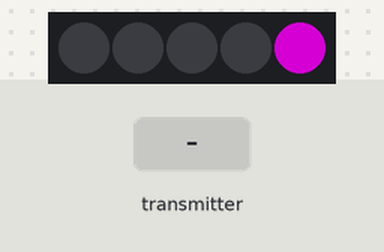
Bench run of a sketch on a simulated ESP32. Parts: 5 RGB LEDs in strip order, left to right. Inputs (shaded band) come from the test bench. Dim RGB values are drawn brighter than linear; WiFi joins after 1.5 s; servers stay silent unless stated; EEPROM starts erased; what the sketch prints to the serial monitor is not drawn.

Above: at 3.3 s.
4.8 s: the transmitter starts sending brightness = 64
At 5.8 s:
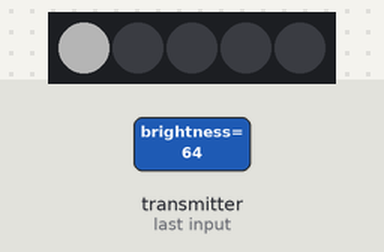
6.3 s: the transmitter starts sending width = 128
At 7.0 s:
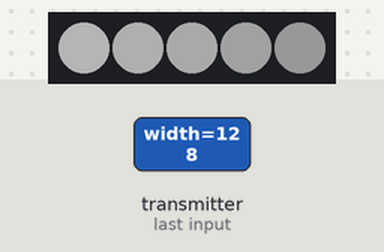
7.8 s: the transmitter starts sending position = 64
At 8.2 s:
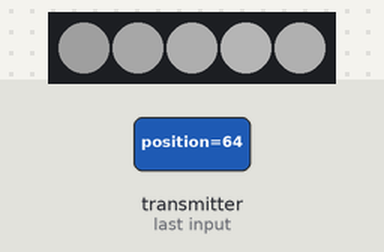
9.3 s: the transmitter starts sending brightness = 128
At 10.5 s:
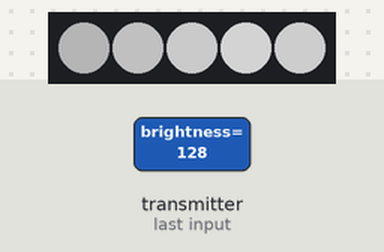
10.8 s: the transmitter starts sending position = 0
At 11.8 s:
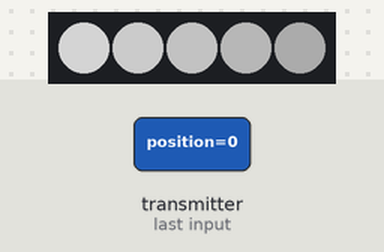
12.3 s: the transmitter starts sending width = 0
At 13.0 s:
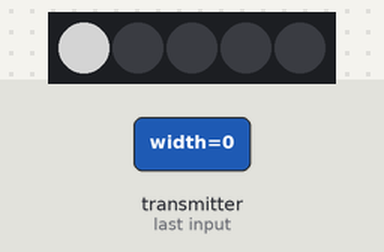
Timing chart, 0 to 14.8 s (numbered marks = the images above; inputs shaded):
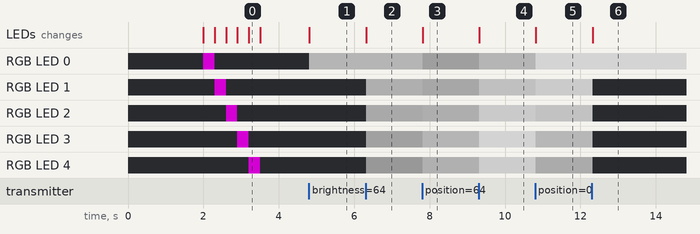

The sketch:

atra-esp.ino
```cpp
#include <FastLED.h>
#if defined(ESP8266)
  #include <ESP8266WiFi.h>
  #include <espnow.h>
#elif defined(ESP32)
  #include <WiFi.h>
  #include <esp_wifi.h>
  #include <esp_now.h>
#endif
#include <EEPROM.h>

#if defined(ESP8266)
  #define LED_STRIP_PIN 12 // Pin where LED strip is connected
#elif defined(ESP32)
  #define LED_STRIP_PIN 27 // Pin where LED strip is connected
#endif

#define MESSAGE_TYPE_BRIGHTNESS 0
#define MESSAGE_TYPE_COLOR 1
#define MESSAGE_TYPE_LED_NUMBER 2

int numLeds = 0;

CRGB leds[60];
int lastBrightness = 0;
int lastPosition = 0;
int lastWidth = 0;

const int updateInterval = 20;  // Update every 20ms
unsigned long lastUpdate = 0;

byte r = 255, g = 255, b = 255;

typedef struct struct_message
{
  uint8_t messageType;
  uint8_t brightness;
  uint8_t position;
  uint8_t width;
} struct_message;

struct_message receivedData;

#if defined(ESP8266)
void OnDataRecv(uint8_t *mac, uint8_t *incomingData, uint8_t len)
{
  memcpy(&receivedData, incomingData, sizeof(receivedData));
  handleIncoming();
}
#elif defined(ESP32)
void OnDataRecv(const esp_now_recv_info *info, const uint8_t *incomingData, int len)
{
  memcpy(&receivedData, incomingData, sizeof(receivedData));
  handleIncoming();
}
#endif

void handleIncoming(){
  switch (receivedData.messageType)
  {
    case MESSAGE_TYPE_BRIGHTNESS:
      setBrightness(receivedData.position, receivedData.brightness, receivedData.width);
      break;
    case MESSAGE_TYPE_COLOR:
      setColor(receivedData.brightness, receivedData.position, receivedData.width);
      break;
    case MESSAGE_TYPE_LED_NUMBER:
      saveNumPins(receivedData.brightness);
      break;
  }
}

void setColor(int brightness, int position, int width) {
  r = brightness;
  g = position;
  b = width;

  setBrightness(lastPosition, lastBrightness, lastWidth);
}

void saveNumPins(int numPins) {
  // Save the number of pins
  EEPROM.write(0, numPins);
  EEPROM.commit();

  // then restart
  ESP.restart();
}

void setup()
{
  Serial.begin(9600);
  delay(2000);
  EEPROM.begin(512);
  numLeds = EEPROM.read(0);
  if(isnan(numLeds) || numLeds == 0 || numLeds > 60) {
    numLeds = 5;
  }

  FastLED.addLeds<NEOPIXEL, LED_STRIP_PIN>(leds, numLeds);

  WiFi.mode(WIFI_STA);
#if defined(ESP32)
  WiFi.STA.begin();
#endif

  if (esp_now_init() != 0)
  {
    Serial.println("Error initializing ESP-NOW");
    return;
  }


  esp_now_register_recv_cb(OnDataRecv);

  // Print the MAC address
  uint8_t mac[6];
  WiFi.macAddress(mac);
  Serial.print("MAC Address: ");
  for (int i = 0; i < 6; i++) {
    if (mac[i] < 16) Serial.print("0");
    Serial.print(mac[i], HEX);
    if (i < 5) Serial.print(":");
  }
  Serial.println();

  startingSequence();
}


void setBrightness(int position, int brightness, int width) {
  if(width <= 0){ width = 1; }

  for (int index = 0; index < numLeds; index++) {
    float normalizedIndex = (float)index / numLeds * 100; // 0 - 100
    float distance = abs(normalizedIndex - position); // 0 - 100
    int ledBrightness = min(255, max(0, brightness - (int)(distance / width * brightness)));
    leds[index] = CRGB((r * ledBrightness) / 255, (g * ledBrightness) / 255, (b * ledBrightness) / 255);
  }

  lastBrightness = brightness;
  lastPosition = position;
  lastWidth = width;
}

void startingSequence(){
  for (int i = 0; i < numLeds; i++) {
    leds[i] = CRGB::Purple;
    FastLED.show();
    delay(300);
    leds[i] = CRGB::Black;
  }
}


void loop()
{
  if (millis() - lastUpdate > updateInterval) {
    lastUpdate = millis();
    FastLED.show();
  }

  delay(1);
}
```

Measured:
- after the input at 4.8 s, RGB LED 0: off → RGB(64, 64, 64) at once; the LEDs: change at once (image 1)
- after the input at 6.3 s, RGB LED 1: off → RGB(54, 54, 54) at once; RGB LED 2: off → RGB(44, 44, 44) at once; RGB LED 3: off → RGB(34, 34, 34) at once; RGB LED 4: off → RGB(24, 24, 24) at once; the LEDs: change at once (image 2)
- after the input at 7.8 s, RGB LED 0: RGB(64, 64, 64) → RGB(32, 32, 32) at once; RGB LED 1: RGB(54, 54, 54) → RGB(42, 42, 42) at once; RGB LED 2: RGB(44, 44, 44) → RGB(52, 52, 52) at once; RGB LED 3: RGB(34, 34, 34) → RGB(63, 63, 63) at once; RGB LED 4: RGB(24, 24, 24) → RGB(56, 56, 56) at once; the LEDs: change at once (image 3)
- after the input at 9.3 s, RGB LED 0: RGB(32, 32, 32) → RGB(64, 64, 64) at once; RGB LED 1: RGB(42, 42, 42) → RGB(84, 84, 84) at once; RGB LED 2: RGB(52, 52, 52) → RGB(104, 104, 104) at once; RGB LED 3: RGB(63, 63, 63) → RGB(125, 125, 125) at once; RGB LED 4: RGB(56, 56, 56) → RGB(112, 112, 112) at once; the LEDs: change at once (image 4)
- after the input at 10.8 s, RGB LED 0: RGB(64, 64, 64) → RGB(128, 128, 128) at once; RGB LED 1: RGB(84, 84, 84) → RGB(108, 108, 108) at once; RGB LED 2: RGB(104, 104, 104) → RGB(88, 88, 88) at once; RGB LED 3: RGB(125, 125, 125) → RGB(68, 68, 68) at once; RGB LED 4: RGB(112, 112, 112) → RGB(48, 48, 48) at once; the LEDs: change at once (image 5)
- after the input at 12.3 s, RGB LED 1: RGB(108, 108, 108) → off at once; RGB LED 2: RGB(88, 88, 88) → off at once; RGB LED 3: RGB(68, 68, 68) → off at once; RGB LED 4: RGB(48, 48, 48) → off at once; the LEDs: change at once (image 6)
